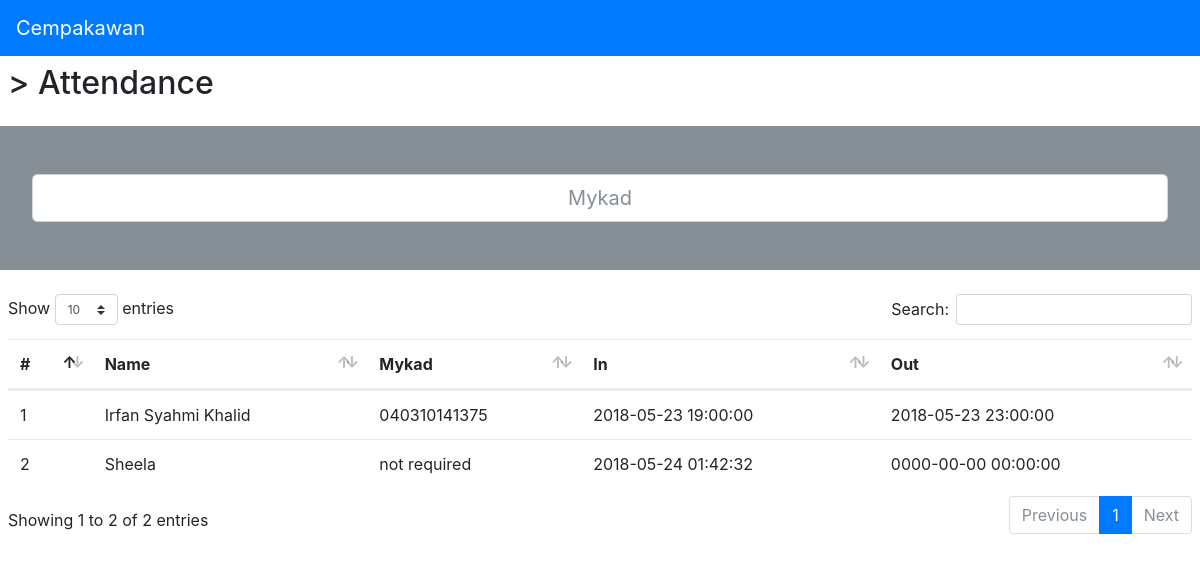
The app's page /attendances (signed in) with its own data.
### tables this page shows
CREATE TABLE `attendances` (
  `id` int(11) NOT NULL AUTO_INCREMENT,
  `student` int(11) NOT NULL,
  `time_in` datetime NOT NULL,
  `time_out` datetime NOT NULL,
  PRIMARY KEY (`id`)
);

### view-attendances.php (the view)
<main class="m-2">
	<h2><a href="branch-menu"><?php echo($_SESSION['branch']) ?></a> > Attendance</h2>
	<div class="row bg-secondary my-4">
		<div class="col">
			<form class="p-4 my-4" action="controller-record-attendance.php" method="post">
				<input class="form-control form-control-lg text-center" type="text" name="mykad" onsubmit="this.submit()" placeholder="Mykad" autofocus>
			</form>
		</div>
	</div>
	<table class="table datatable">
		<thead>
			<tr>
				<th>#</th>
				<th>Name</th>
				<th>Mykad</th>
				<th>In</th>
				<th>Out</th>
			</tr>
		</thead>
		<tbody>
			<?php
				$i = 0;
				$sql = "SELECT *,(SELECT name FROM students WHERE students.id = attendances.student) AS name,(SELECT mykad FROM students WHERE students.id = attendances.student) AS mykad FROM attendances";
				$run = $conn->query($sql);
				while ($row = $run->fetch_assoc()) {
					$i++
			?>
				<tr>
					<td><?php echo $i; ?></td>
					<td><?php echo $row['name']; ?></td>
					<td><?php echo $row['mykad']; ?></td>
					<td><?php echo $row['time_in']; ?></td>
					<td><?php echo $row['time_out']; ?></td>
				</tr>
			<?php } ?>
		</tbody>
	</table>
</main>

### index.php (style rules this page uses)
body { zoom: 1; }

### records on screen
attendances: name "Irfan Syahmi Khalid", mykad "040310141375", time_in "2018-05-23 19:00:00", time_out "2018-05-23 23:00:00"
attendances: name "Sheela", mykad "not required", time_in "2018-05-24 01:42:32", time_out "0000-00-00 00:00:00"
